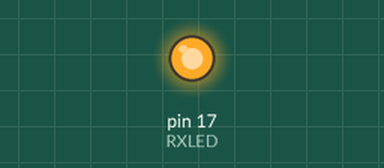
Recording of a sketch running on a simulated Arduino Uno, built with avr-gcc and run on an emulated ATmega328P. Parts: output pins drawn as LEDs (lit = HIGH).

Above: at 0.5 s.
At 1.6 s:
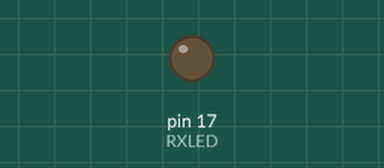
Timing chart, 0 to 8.1 s (numbered marks = the images above):
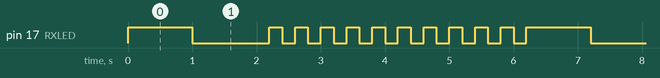

Measured:
- by itself, pin 17 (RXLED): repeats every 6.2 s: LOW 1.2 s, 10 × (HIGH 0.20 s, LOW 0.20 s), HIGH 1.0 s
- by itself, everything shown: repeats every 6.2 s, in 22 steps

The sketch:

blink.ino
```cpp
int RXLED = 17; // on an Arduino Micro, PIN 17 is an onboard LED pin

void setup()
{
	pinMode(RXLED, OUTPUT);
}

void loop()
{
	digitalWrite(RXLED, HIGH);
	delay(1000);
	digitalWrite(RXLED, LOW);
	delay(1000);
	for (int i = 0; i <= 20; i++)
	{
		digitalWrite(RXLED, (i % 2 == 1) ? HIGH : LOW);
		delay(200);
	}
}
```
